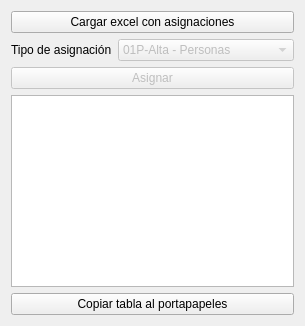
             <widget class="QWidget" name="tabExp">
              <attribute name="title">
               <string>Asignar Expedientes</string>
              </attribute>
              <layout class="QFormLayout" name="formLayout_8">
               <item row="0" column="0" colspan="2">
                <widget class="QPushButton" name="asigEfExcel">
                 <property name="text">
                  <string>Cargar excel con asignaciones</string>
                 </property>
                </widget>
               </item>
               <item row="1" column="0">
                <widget class="QLabel" name="asigEfLabel">
                 <property name="sizePolicy">
                  <sizepolicy hsizetype="Expanding" vsizetype="Preferred">
                   <horstretch>0</horstretch>
                   <verstretch>0</verstretch>
                  </sizepolicy>
                 </property>
                 <property name="text">
                  <string>Tipo de asignación</string>
                 </property>
                </widget>
               </item>
               <item row="1" column="1">
                <widget class="QComboBox" name="asigEfTipo">
                 <property name="enabled">
                  <bool>false</bool>
                 </property>
                 <property name="sizePolicy">
                  <sizepolicy hsizetype="Expanding" vsizetype="Preferred">
                   <horstretch>0</horstretch>
                   <verstretch>0</verstretch>
                  </sizepolicy>
                 </property>
                 <item>
                  <property name="text">
                   <string>01P-Alta - Personas</string>
                  </property>
                 </item>
                 <item>
                  <property name="text">
                   <string>02I-Alta - Integrantes</string>
                  </property>
                 </item>
                 <item>
                  <property name="text">
                   <string>03C-Alta - Asociados</string>
                  </property>
                 </item>
                 <item>
                  <property name="text">
                   <string>04P-Reinscripcion - PF</string>
                  </property>
                 </item>
                 <item>
                  <property name="text">
                   <string>05I-Reinscripcion - IP</string>
                  </property>
                 </item>
                 <item>
                  <property name="text">
                   <string>06P-Denegatorias - PF</string>
                  </property>
                 </item>
                 <item>
                  <property name="text">
                   <string>07I-Denegatorias - IP</string>
                  </property>
                 </item>
                 <item>
                  <property name="text">
                   <string>08P-Denegatorias - AC</string>
                  </property>
                 </item>
                 <item>
                  <property name="text">
                   <string>09P-Renuncias - IP-PF-AC</string>
                  </property>
                 </item>
                 <item>
                  <property name="text">
                   <string>10P-Reevaluados - PF</string>
                  </property>
                 </item>
                </widget>
               </item>
               <item row="3" column="0" colspan="2">
                <widget class="QTableWidget" name="asigEfTabla"/>
               </item>
               <item row="2" column="0" colspan="2">
                <widget class="QPushButton" name="asigEfBoton">
                 <property name="enabled">
                  <bool>false</bool>
                 </property>
                 <property name="text">
                  <string>Asignar</string>
                 </property>
                </widget>
               </item>
               <item row="4" column="0" colspan="2">
                <widget class="QPushButton" name="asigEfCopiar">
                 <property name="text">
                  <string>Copiar tabla al portapapeles</string>
                 </property>
                </widget>
               </item>
              </layout>
             </widget>
